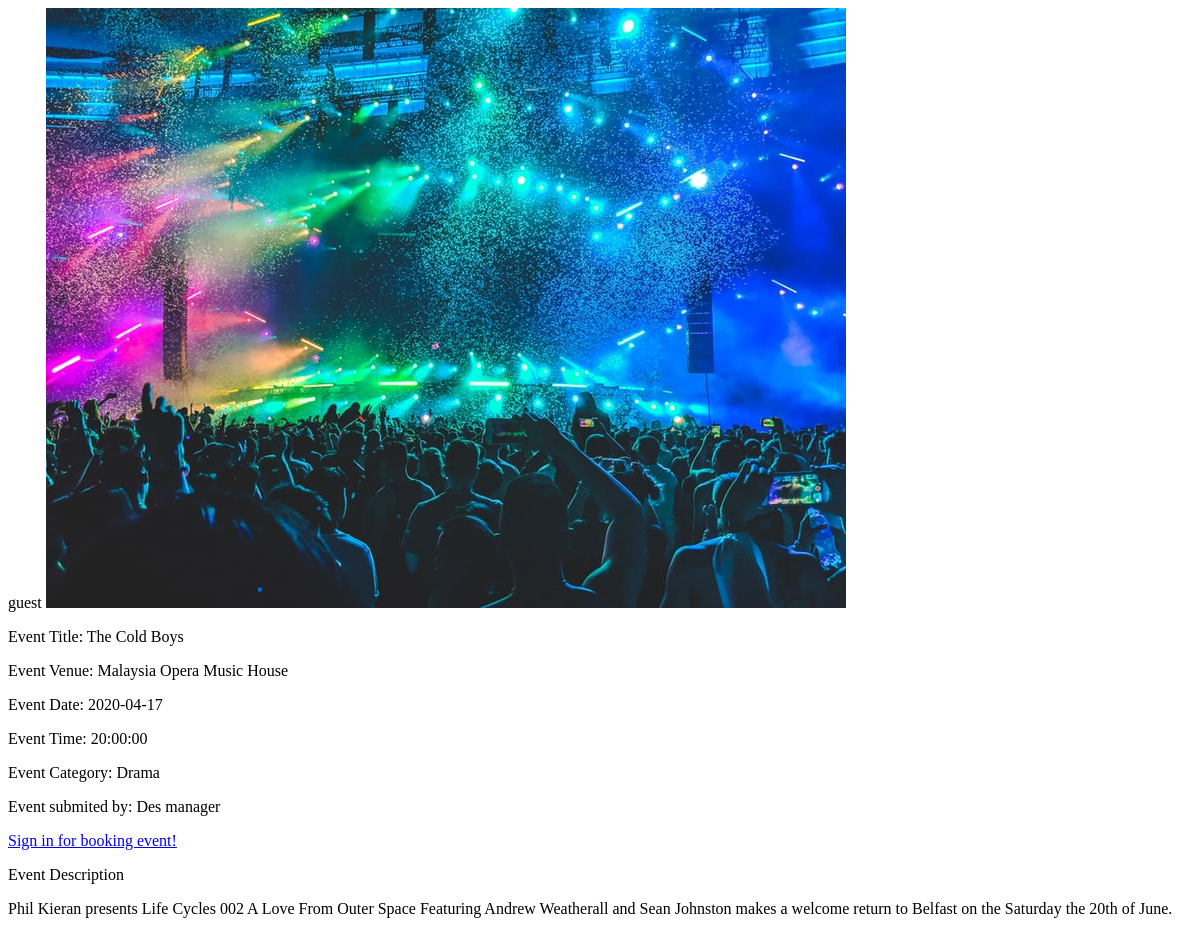
/eventpage/eventdetails.php?eventdetailsid=102, run on an earlier commit of the app's database.
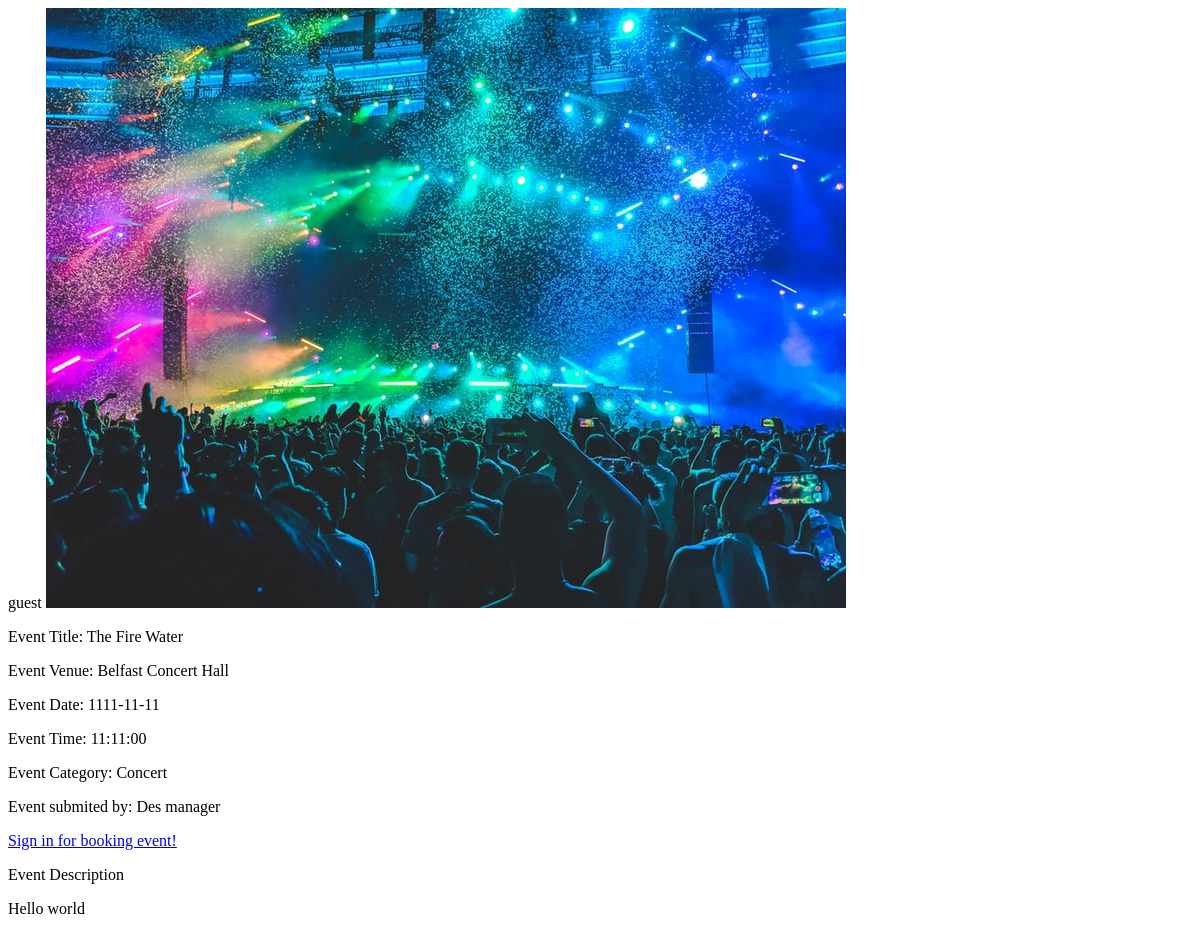
And on a later commit of the database.
### tables this page shows
CREATE TABLE `2020_event` (
  `eid` int(11) NOT NULL,
  `etitle` varchar(255) NOT NULL,
  `evenue` varchar(255) NOT NULL,
  `edes` longtext NOT NULL,
  `edate` date NOT NULL,
  `etime` time NOT NULL,
  `eimage` longtext NOT NULL,
  `ecatid` int(11) NOT NULL,
  `evmid` int(11) NOT NULL
);

CREATE TABLE `2020_eventcat` (
  `etid` int(11) NOT NULL,
  `etname` varchar(255) NOT NULL
);

CREATE TABLE `2020_venuemanager` (
  `vmid` int(11) NOT NULL,
  `vmname` varchar(255) NOT NULL,
  `vmpass` varchar(255) NOT NULL
);

### eventpage/eventdetails.php (the view, shortened to what this page needs)
<?php
include("../conn.php");
if (isset($_SESSION['userid_40245529'])) {
    $member = $_SESSION['userid_40245529'];
} else {
    $member = "guest";
}
$alleventid = $_GET['eventdetailsid'];
$readquery = "SELECT 2020_event.eid, 2020_event.etitle, 2020_event.evenue, 2020_event.edes, 2020_event.edate, 2020_event.etime, 2020_event.eimage,
              2020_eventcat.etname, 2020_venuemanager.vmname FROM 2020_event
              INNER JOIN 2020_eventcat
              ON
              2020_event.ecatid= 2020_eventcat.etid
              INNER JOIN 2020_venuemanager
              ON
              2020_event.evmid= 2020_venuemanager.vmid
              WHERE 2020_event.eid='$alleventid'";
$readresult = $conn->query($readquery);
$readquery2 = "SELECT edes FROM 2020_event WHERE eid='$alleventid'";
$readresult2 = $conn->query($readquery2);
?>
<html>
    <head>
    </head>
    <body>
    <?php
    while ($rowread = $readresult->fetch_assoc()) {
        $Eeventtitle = $rowread['etitle'];
        $Eeventvenue = $rowread['evenue'];
        $Eeventdate = $rowread['edate'];
        $Eeventtime = $rowread['etime'];
        $Eeventimage = $rowread['eimage'];
        $Eeventcategory = $rowread['etname'];
        $Evenuemanagername = $rowread['vmname'];
        echo"<img src='../image/$Eeventimage'<br>";
        echo"<p>Event Title: $Eeventtitle </p> ";
        echo"<p>Event Venue: $Eeventvenue </p> ";
        echo"<p>Event Date: $Eeventdate </p> ";
        echo"<p>Event Time: $Eeventtime </p> ";
        echo"<p>Event Category: $Eeventcategory </p> ";
        echo"<p>Event submited by: $Evenuemanagername manager </p> ";
    }
    if($member!=="guest"){
    echo "<a href='#'>Book Now!</a>";
    }else{
    echo "<a href='../signin.php'>Sign in for booking event!</a>";
    }
    ?>
        <p>Event Description</p>
        <?php
        while ($rowread2 = $readresult2->fetch_assoc()) {
        $EeventDescription = $rowread2['edes'];
        echo"$EeventDescription";
        }
        ?>
    </body>
</html>

What changed in the data, as far as the page shows it:
changed 2020_event "Des": etitle "The Cold Boys" → "The Fire Water"; evenue "Malaysia Opera Music House" → "Belfast Concert Hall"; edate "2020-04-17" → "1111-11-11"; etime "20:00:00" → "11:11:00"; ecatid.etname "Drama" → "Concert"; edes "Phil Kieran presents Life Cycles 002 A Love From Outer Space Featuring Andrew Weatherall and Sean Johnston makes a welcome return to Belfast on the Saturday the 20th of June." → "Hello world"
